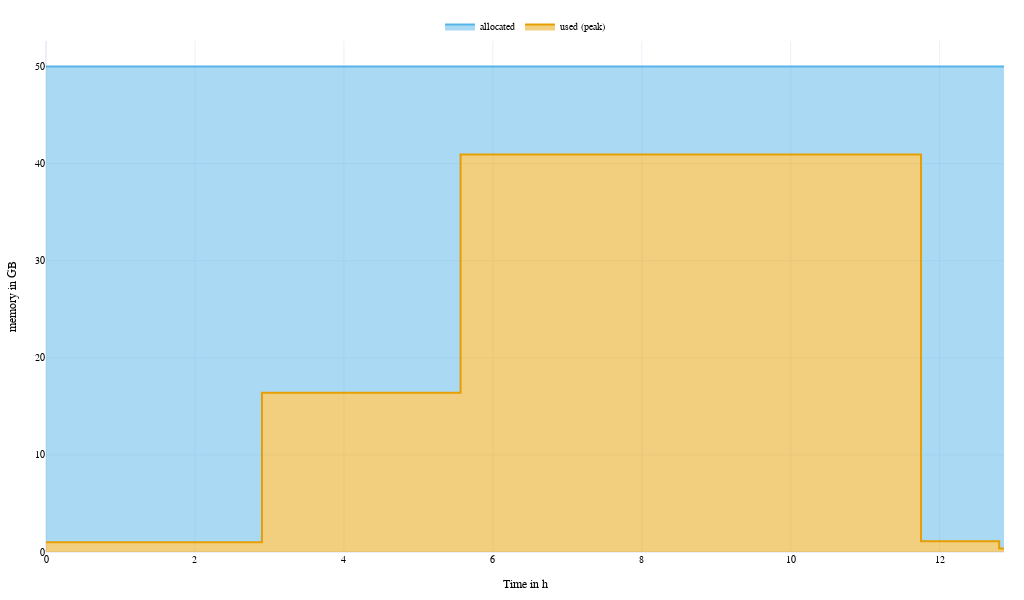

This figure's notebook cell:
### Code cell
figure_aoc_memory_v3 = go.Figure()

figure_aoc_memory_v3.add_trace(
    go.Scatter(
        x=pd.concat([pd.Series([0]), df_memory_v03["time"].dt.total_seconds() / 60 / 60]),
        y=pd.concat([pd.Series([df_memory_v03["used"][0]]), df_memory_v03["used"]]),
        fill="tozeroy",
        line_color=CUD_COLORS[0],
        #fillcolor=CUD_COLORS[0],
        line_shape="vh",
        mode="lines",
        name="used (peak)",
    )
)

figure_aoc_memory_v3.add_trace(
    go.Scatter(
        x=pd.concat([pd.Series([0]), df_memory_v03["time"].dt.total_seconds() / 60 / 60]),
        y=pd.concat([pd.Series([df_memory_v03["allocated"][0]]), df_memory_v03["allocated"]]),
        fill="tonexty",
        line_color=CUD_COLORS[1],
        #fillcolor=CUD_COLORS[1],
        line_shape="vh",
        mode="lines",
        name="allocated",
    )
)

figure_aoc_memory_v3.update_layout(
    dict(
        width=570,
        height=320,
        margin=dict(l=20, r=20, t=20, b=20),
        template="plotly_white+cud",
        showlegend=True,
        legend=dict(orientation="h", yanchor="bottom", y=1, xanchor="center", x=0.5),
        xaxis_title="Time in h",
        yaxis_title="memory in GB",
        font=dict(family="Arial", color="#000000", size=10),
    )
)

figure_aoc_memory_v3.write_image("pipeline_benchmark_memory_v3_aoc.pdf")

figure_aoc_memory_v3.update_layout(
    dict(
        width=1024,
        height=600,
        font=dict(family="Arial", color="#000000"),
    )
)
figure_aoc_memory_v3.show()

### Figure 1 — Plotly figure (JSON) as saved in the notebook; plotly's stock layout.template omitted (floating-point values rounded to 4 significant figures)
{"data": [{"fill": "tozeroy", "line": {"color": "#e69f00", "shape": "vh"}, "mode": "lines", "name": "used (peak)", "type": "scatter", "x": [0, 2.9, 5.567, 11.75, 12.8, 12.86], "y": [1, 1, 16.4, 40.95, 1.1, 0.35]}, {"fill": "tonexty", "line": {"color": "#56b4e9", "shape": "vh"}, "mode": "lines", "name": "allocated", "type": "scatter", "x": [0, 2.9, 5.567, 11.75, 12.8, 12.86], "y": [50, 50, 50, 50, 50, 50]}], "layout": {"font": {"color": "#000000", "family": "Arial", "size": 10}, "height": 600, "legend": {"orientation": "h", "x": 0.5, "xanchor": "center", "y": 1, "yanchor": "bottom"}, "margin": {"b": 20, "l": 20, "r": 20, "t": 20}, "showlegend": true, "width": 1024, "xaxis": {"title": {"text": "Time in h"}}, "yaxis": {"title": {"text": "memory in GB"}}}}
